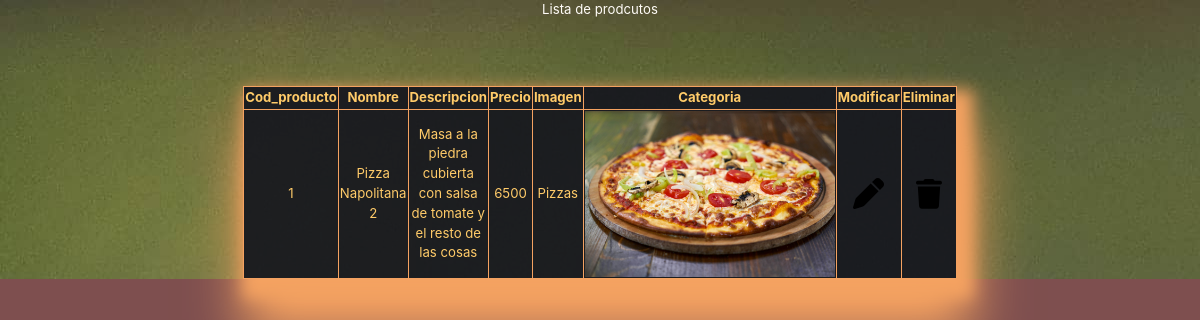
Before: /vista_admin/ with the older database file.
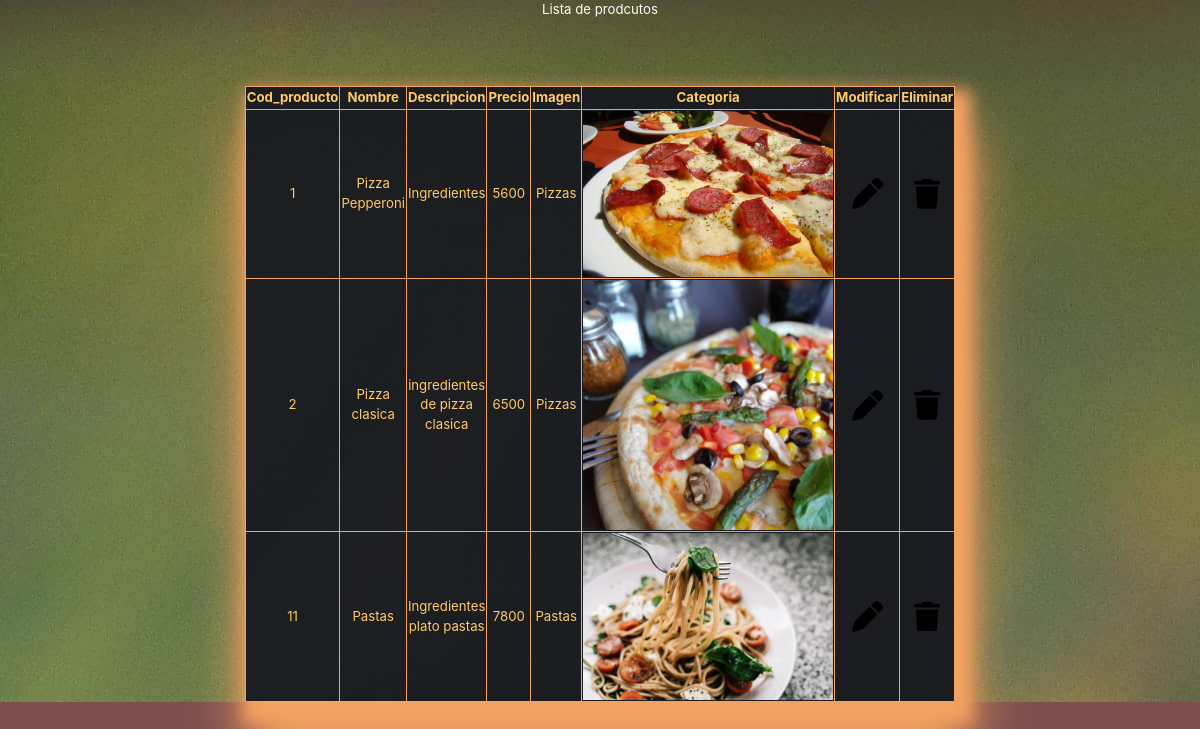
After: the same page with the newer database file.
### restaurant/models.py (models this page shows, shortened)
class Producto(models.Model):
    cod_prod= models.IntegerField( primary_key=True, verbose_name='id producto')
    nombre=models.CharField(max_length=25,verbose_name='Nombre Produtcto')
    desc= models.CharField(max_length=144, verbose_name="Descripcion")
    precio= models.IntegerField(verbose_name='precio')
    img=models.ImageField(upload_to = 'restaurant/static/restaurant/img/',verbose_name='Imagen')
    categoria=models.ForeignKey(Comida,null=True,on_delete=models.CASCADE)

class Comida(models.Model):
    idComida = models.IntegerField(primary_key=True, verbose_name='ID Producto')
    tipoProducto = models.CharField(max_length=20, verbose_name='Tipo de Producto')
    def __str__(self):
        return self.tipoProducto

### restaurant/views.py (the view)
# urls.py: path('vista_admin/',vista_admin,name='vista_admin'),
def vista_admin(request):
    productos = Producto.objects.all()
    datos ={
        'productos':productos
    }
    return render(request, "restaurant/vista_admin.html",datos)

### restaurant/templates/restaurant/vista_admin.html (shortened to what this page needs)
{% load static%}
<!DOCTYPE html>
<html lang="en">
<head>
    <link rel="stylesheet" href="https://cdn.jsdelivr.net/npm/bootstrap@4.3.1/dist/css/bootstrap.min.css">
    <link rel="stylesheet" href="https://use.fontawesome.com/c6fde4fad8.css">
    <link rel="stylesheet" type="text/css" href="{%static 'restaurant/css/estilo.css'%}">
</head>
<body>
    <div class="fondolista">
        <table border="1" class="fondotablaagregar">Lista de prodcutos
            <tr>
                <th>Cod_producto</th>
                <th>Nombre</th>
                <th>Descripcion</th>
                <th>Precio</th>
                <th>Imagen</th>
                <th>Categoria</th>
                <th scope="col">Modificar</th>
                <th scope="col">Eliminar</th>
                {% for prod in productos%}
                <tr>
                    <td>{{prod.cod_prod}}</td>
                    <td>
                        {{prod.nombre}}
                    </td>
                    <td>
                        {{prod.desc}}
                    </td>
                    <td>
                        {{prod.precio}}
                    </td>
                    <td>
                        {{prod.categoria}}
                    </td>
                    <td>
                        <img src="{{prod.img.url}}" alt="Foto" width="250">
                    </td>
                    <td>
                        <a href="{% url 'form_mod_producto' prod.cod_prod %}"></a>
                    </td>
                    <td>
                        <a href="{% url 'form_del_producto' prod.cod_prod %}"></a>
                    </td>
                </tr>
                {%endfor%}
            </tr>
        </table>
    </div>
</body>
</html>

### restaurant/static/restaurant/css/estilo.css (style rules this page uses)
html, body { height: 100%; }
body { background-color: #7e4f4f; color: #fffcf7; }
div { text-align: center; }
@media (min-width:320px) { ht html, body { height: 100%; font-size: 1rem; } }
@media (min-width:768px) { ht html, body { height: 100%; font-size: 2vw; } }
@media (min-width:992px) { ht html, body { height: 100%; font-size: 1.6vw; } }
@media (min-width:1100px) { html, body { height: 100%; font-size: 1.1vw; } }
.fondolista { width: 100%; height: 10px 0px; background-image: url('../img/fondolista.jpg'); object-fit: cover; border: 0; }
.fondotablaagregar { width: 30%; height: 30%; background: #13141de6; margin: auto; padding: 10%; box-shadow: 1px 1px 3px rgba(0, 0, 0, 0.2); margin-top: 5em; color: #ffcb69; border-color: #f4a261; box-shadow: 8px 12px 15px 8px #f4a261, 8px 50px 50px 8px #f4a261; }
svg { width: 50%; }

Changed rows visible on the page:
changed Producto id 1: nombre "Pizza Napolitana 2" → "Pizza Pepperoni"; desc "Masa a la piedra cubierta con salsa de tomate y el resto de las cosas" → "Ingredientes"; precio "6500" → "5600"; img: a different picture
added Producto: cod_prod "2", nombre "Pizza clasica", desc "ingredientes de pizza clasica", precio "6500", categoria "Pizzas", img (picture)
added Producto: cod_prod "11", nombre "Pastas", desc "Ingredientes plato pastas", precio "7800", categoria "Pastas", img (picture)
